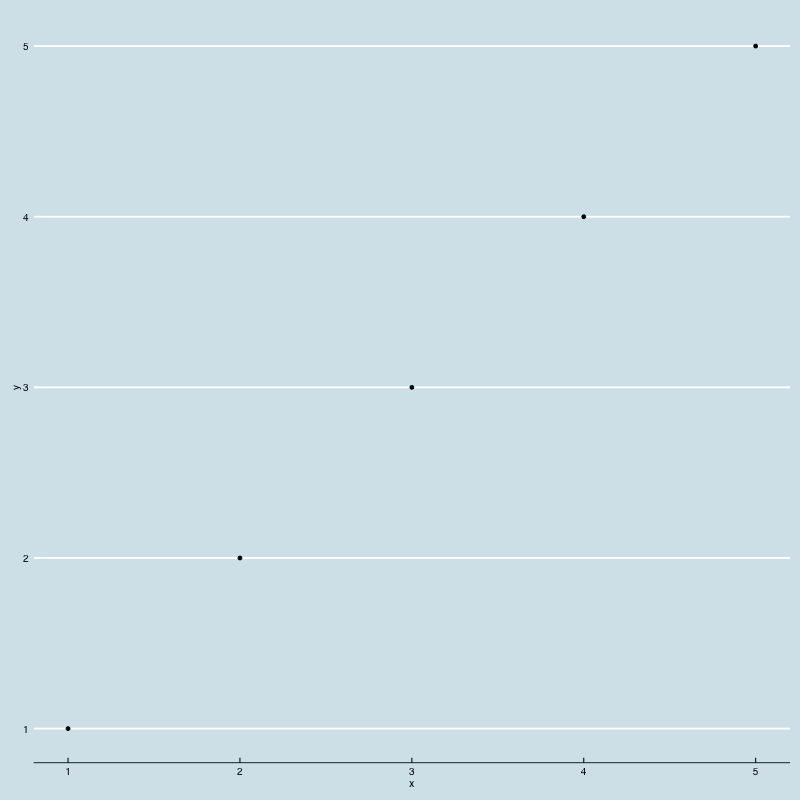

Source code (R):
#!/usr/bin/env Rscript


# load awesome things
library(ggplot2)
library(ggthemes)

# set data frame to read csv
data <- read.csv('scatterplot.csv')

# create png
png('scatterplot.png', width=800, height=800)

# use ggplot
ggplot(data, aes(x=x,y=y)) + geom_point() + 
    theme_economist() + 
    scale_colour_economist() 
dev.off()
